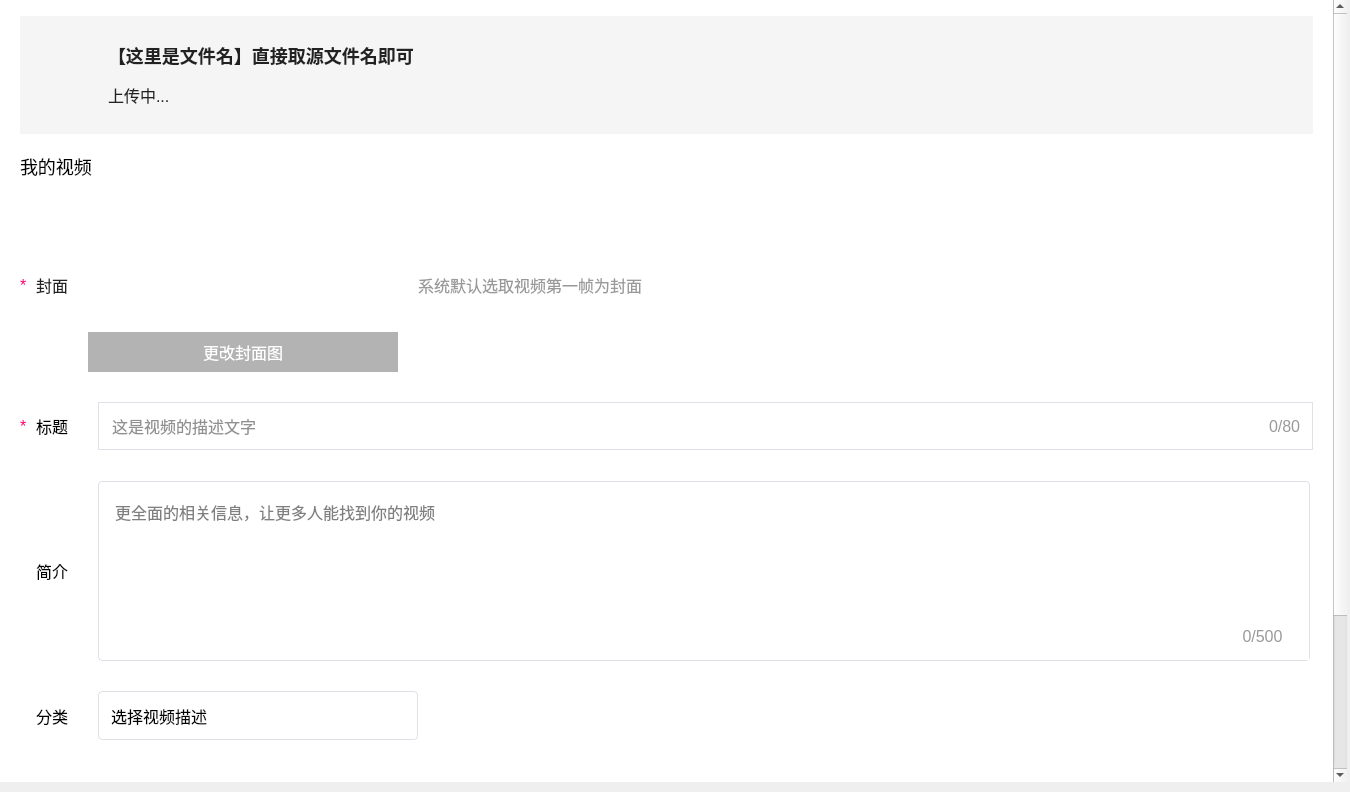
<?xml version="1.0" encoding="UTF-8"?>
<ui version="4.0">
 <class>UploadVideoPage</class>
 <widget class="QWidget" name="UploadVideoPage">
  <property name="geometry">
   <rect>
    <x>0</x>
    <y>0</y>
    <width>1350</width>
    <height>792</height>
   </rect>
  </property>
  <property name="windowTitle">
   <string>Form</string>
  </property>
  <property name="styleSheet">
   <string notr="true">*{ font-family : 微软雅⿊; font-size : 16px; }</string>
  </property>
  <layout class="QVBoxLayout" name="verticalLayout">
   <property name="spacing">
    <number>7</number>
   </property>
   <property name="leftMargin">
    <number>0</number>
   </property>
   <property name="topMargin">
    <number>0</number>
   </property>
   <property name="rightMargin">
    <number>3</number>
   </property>
   <property name="bottomMargin">
    <number>10</number>
   </property>
   <item>
    <widget class="QScrollArea" name="scrollArea">
     <property name="styleSheet">
      <string notr="true">#scrollArea{ border : none; }
QScrollBar:vertical{ /*垂直滚动条*/ 
	border : none; background-color : #FFFFFF; width : 10px;
}
QScrollBar::handle:vertical{ /*设置垂直滚动条⼿柄*/ 
	border : none; border-radius : 5px; background-color : #E8E8E8; 
} 
QScrollBar::up-arrow:vertical, QScrollBar::down- arrow:vertical { 
	border:none; width: 0px; height: 0px; 
}</string>
     </property>
     <property name="horizontalScrollBarPolicy">
      <enum>Qt::ScrollBarPolicy::ScrollBarAlwaysOff</enum>
     </property>
     <property name="widgetResizable">
      <bool>true</bool>
     </property>
     <widget class="QWidget" name="scrollAreaWidgetContents">
      <property name="geometry">
       <rect>
        <x>0</x>
        <y>0</y>
        <width>1337</width>
        <height>981</height>
       </rect>
      </property>
      <layout class="QVBoxLayout" name="verticalLayout_2">
       <property name="spacing">
        <number>0</number>
       </property>
       <property name="leftMargin">
        <number>0</number>
       </property>
       <property name="topMargin">
        <number>0</number>
       </property>
       <property name="rightMargin">
        <number>0</number>
       </property>
       <property name="bottomMargin">
        <number>0</number>
       </property>
       <item>
        <widget class="QWidget" name="pageBg" native="true">
         <property name="minimumSize">
          <size>
           <width>0</width>
           <height>981</height>
          </size>
         </property>
         <property name="maximumSize">
          <size>
           <width>1350</width>
           <height>981</height>
          </size>
         </property>
         <property name="styleSheet">
          <string notr="true">#pageBg{ background-color:#FFFFFF; }</string>
         </property>
         <layout class="QVBoxLayout" name="verticalLayout_3">
          <property name="spacing">
           <number>20</number>
          </property>
          <property name="leftMargin">
           <number>20</number>
          </property>
          <property name="topMargin">
           <number>16</number>
          </property>
          <property name="rightMargin">
           <number>20</number>
          </property>
          <property name="bottomMargin">
           <number>0</number>
          </property>
          <item>
           <widget class="QWidget" name="uploadWidget" native="true">
            <property name="minimumSize">
             <size>
              <width>0</width>
              <height>118</height>
             </size>
            </property>
            <property name="maximumSize">
             <size>
              <width>16777215</width>
              <height>118</height>
             </size>
            </property>
            <property name="styleSheet">
             <string notr="true">#uploadWidget{ background-color : #F5F5F5; }</string>
            </property>
            <layout class="QHBoxLayout" name="horizontalLayout">
             <property name="spacing">
              <number>8</number>
             </property>
             <property name="leftMargin">
              <number>28</number>
             </property>
             <property name="topMargin">
              <number>28</number>
             </property>
             <property name="rightMargin">
              <number>11</number>
             </property>
             <property name="bottomMargin">
              <number>28</number>
             </property>
             <item>
              <widget class="QLabel" name="folder">
               <property name="minimumSize">
                <size>
                 <width>52</width>
                 <height>44</height>
                </size>
               </property>
               <property name="maximumSize">
                <size>
                 <width>52</width>
                 <height>44</height>
                </size>
               </property>
               <property name="styleSheet">
                <string notr="true">#folder{ border-image : url(&quot;:/images/uploadVideoPage/wenjian.png&quot;); }</string>
               </property>
               <property name="text">
                <string/>
               </property>
              </widget>
             </item>
             <item>
              <widget class="QWidget" name="uploadInfo" native="true">
               <property name="minimumSize">
                <size>
                 <width>340</width>
                 <height>0</height>
                </size>
               </property>
               <property name="maximumSize">
                <size>
                 <width>340</width>
                 <height>16777215</height>
                </size>
               </property>
               <property name="styleSheet">
                <string notr="true"/>
               </property>
               <layout class="QGridLayout" name="gridLayout">
                <property name="leftMargin">
                 <number>0</number>
                </property>
                <property name="topMargin">
                 <number>0</number>
                </property>
                <property name="rightMargin">
                 <number>0</number>
                </property>
                <property name="bottomMargin">
                 <number>0</number>
                </property>
                <property name="horizontalSpacing">
                 <number>8</number>
                </property>
                <property name="verticalSpacing">
                 <number>16</number>
                </property>
                <item row="0" column="0" colspan="3">
                 <widget class="QLabel" name="fileName">
                  <property name="styleSheet">
                   <string notr="true">#fileName{ font-weight : bold; font-size : 18px; color : #222222; }</string>
                  </property>
                  <property name="text">
                   <string>【这里是文件名】直接取源文件名即可</string>
                  </property>
                 </widget>
                </item>
                <item row="1" column="0">
                 <widget class="QLabel" name="uploadProgress">
                  <property name="maximumSize">
                   <size>
                    <width>64</width>
                    <height>16777215</height>
                   </size>
                  </property>
                  <property name="styleSheet">
                   <string notr="true">#uploadProgress{ font-size : 16px; color : #222222; }</string>
                  </property>
                  <property name="text">
                   <string>上传中...</string>
                  </property>
                 </widget>
                </item>
                <item row="1" column="1">
                 <widget class="QLabel" name="downIcon">
                  <property name="minimumSize">
                   <size>
                    <width>16</width>
                    <height>16</height>
                   </size>
                  </property>
                  <property name="maximumSize">
                   <size>
                    <width>16</width>
                    <height>16</height>
                   </size>
                  </property>
                  <property name="styleSheet">
                   <string notr="true">#downIcon{ border-image : url(:/images/uploadVideoPage/wancheng.png); }</string>
                  </property>
                  <property name="text">
                   <string/>
                  </property>
                 </widget>
                </item>
                <item row="1" column="2">
                 <spacer name="horizontalSpacer_2">
                  <property name="orientation">
                   <enum>Qt::Orientation::Horizontal</enum>
                  </property>
                  <property name="sizeHint" stdset="0">
                   <size>
                    <width>242</width>
                    <height>20</height>
                   </size>
                  </property>
                 </spacer>
                </item>
               </layout>
              </widget>
             </item>
             <item>
              <spacer name="horizontalSpacer">
               <property name="orientation">
                <enum>Qt::Orientation::Horizontal</enum>
               </property>
               <property name="sizeHint" stdset="0">
                <size>
                 <width>847</width>
                 <height>20</height>
                </size>
               </property>
              </spacer>
             </item>
            </layout>
           </widget>
          </item>
          <item>
           <widget class="QLabel" name="myVideo">
            <property name="minimumSize">
             <size>
              <width>0</width>
              <height>24</height>
             </size>
            </property>
            <property name="maximumSize">
             <size>
              <width>16777215</width>
              <height>24</height>
             </size>
            </property>
            <property name="styleSheet">
             <string notr="true">#myVideo{ font-size : 18px; color : #000000; }</string>
            </property>
            <property name="text">
             <string>我的视频</string>
            </property>
           </widget>
          </item>
          <item>
           <widget class="QWidget" name="videoContent" native="true">
            <property name="minimumSize">
             <size>
              <width>0</width>
              <height>174</height>
             </size>
            </property>
            <property name="maximumSize">
             <size>
              <width>16777215</width>
              <height>174</height>
             </size>
            </property>
            <layout class="QHBoxLayout" name="horizontalLayout_2">
             <property name="spacing">
              <number>20</number>
             </property>
             <property name="leftMargin">
              <number>0</number>
             </property>
             <property name="topMargin">
              <number>0</number>
             </property>
             <property name="rightMargin">
              <number>0</number>
             </property>
             <property name="bottomMargin">
              <number>0</number>
             </property>
             <item>
              <widget class="QWidget" name="coverBox" native="true">
               <property name="minimumSize">
                <size>
                 <width>48</width>
                 <height>0</height>
                </size>
               </property>
               <property name="maximumSize">
                <size>
                 <width>48</width>
                 <height>16777215</height>
                </size>
               </property>
               <layout class="QHBoxLayout" name="horizontalLayout_3">
                <property name="spacing">
                 <number>8</number>
                </property>
                <property name="leftMargin">
                 <number>0</number>
                </property>
                <property name="topMargin">
                 <number>0</number>
                </property>
                <property name="rightMargin">
                 <number>0</number>
                </property>
                <property name="bottomMargin">
                 <number>0</number>
                </property>
                <item>
                 <widget class="QLabel" name="star">
                  <property name="styleSheet">
                   <string notr="true">#star{ font-size : 16px; color : #FF006F; }</string>
                  </property>
                  <property name="text">
                   <string>*</string>
                  </property>
                 </widget>
                </item>
                <item>
                 <widget class="QLabel" name="coverText">
                  <property name="styleSheet">
                   <string notr="true">#coverText{ font-size : 16px; color : #222222; }</string>
                  </property>
                  <property name="text">
                   <string>封面</string>
                  </property>
                 </widget>
                </item>
               </layout>
              </widget>
             </item>
             <item>
              <widget class="QWidget" name="ImageBox" native="true">
               <property name="minimumSize">
                <size>
                 <width>310</width>
                 <height>0</height>
                </size>
               </property>
               <property name="maximumSize">
                <size>
                 <width>310</width>
                 <height>16777215</height>
                </size>
               </property>
               <property name="styleSheet">
                <string notr="true">#imageLabel{ border-image : url(:/images/uploadVideoPage/fengmian.png); }</string>
               </property>
               <widget class="QLabel" name="imageLabel">
                <property name="geometry">
                 <rect>
                  <x>0</x>
                  <y>0</y>
                  <width>310</width>
                  <height>174</height>
                 </rect>
                </property>
                <property name="text">
                 <string/>
                </property>
               </widget>
               <widget class="QPushButton" name="changeButton">
                <property name="geometry">
                 <rect>
                  <x>0</x>
                  <y>134</y>
                  <width>310</width>
                  <height>40</height>
                 </rect>
                </property>
                <property name="styleSheet">
                 <string notr="true">#changeButton { border : none; color : #FFFFFF; background-color : rgba(0, 0, 0, 0.3); }</string>
                </property>
                <property name="text">
                 <string>更改封面图</string>
                </property>
               </widget>
              </widget>
             </item>
             <item>
              <widget class="QLabel" name="coverLabel">
               <property name="styleSheet">
                <string notr="true">#coverLabel{ font-size : 16px; color : #999999; }</string>
               </property>
               <property name="text">
                <string>系统默认选取视频第⼀帧为封⾯</string>
               </property>
              </widget>
             </item>
             <item>
              <spacer name="horizontalSpacer_3">
               <property name="orientation">
                <enum>Qt::Orientation::Horizontal</enum>
               </property>
               <property name="sizeHint" stdset="0">
                <size>
                 <width>642</width>
                 <height>20</height>
                </size>
               </property>
              </spacer>
             </item>
            </layout>
           </widget>
          </item>
          <item>
           <widget class="QWidget" name="titleContent" native="true">
            <property name="minimumSize">
             <size>
              <width>0</width>
              <height>69</height>
             </size>
            </property>
            <property name="maximumSize">
             <size>
              <width>16777215</width>
              <height>69</height>
             </size>
            </property>
            <property name="styleSheet">
             <string notr="true"/>
            </property>
            <layout class="QHBoxLayout" name="horizontalLayout_4">
             <property name="spacing">
              <number>30</number>
             </property>
             <property name="leftMargin">
              <number>0</number>
             </property>
             <property name="topMargin">
              <number>10</number>
             </property>
             <property name="rightMargin">
              <number>0</number>
             </property>
             <property name="bottomMargin">
              <number>11</number>
             </property>
             <item>
              <widget class="QWidget" name="titleBox" native="true">
               <property name="minimumSize">
                <size>
                 <width>48</width>
                 <height>0</height>
                </size>
               </property>
               <property name="maximumSize">
                <size>
                 <width>48</width>
                 <height>16777215</height>
                </size>
               </property>
               <layout class="QHBoxLayout" name="horizontalLayout_5">
                <property name="spacing">
                 <number>8</number>
                </property>
                <property name="leftMargin">
                 <number>0</number>
                </property>
                <property name="topMargin">
                 <number>0</number>
                </property>
                <property name="rightMargin">
                 <number>0</number>
                </property>
                <property name="bottomMargin">
                 <number>0</number>
                </property>
                <item>
                 <widget class="QLabel" name="titleStar">
                  <property name="minimumSize">
                   <size>
                    <width>8</width>
                    <height>0</height>
                   </size>
                  </property>
                  <property name="maximumSize">
                   <size>
                    <width>8</width>
                    <height>16777215</height>
                   </size>
                  </property>
                  <property name="styleSheet">
                   <string notr="true">#titleStar{ font-size : 16px; color : #FF006F; }</string>
                  </property>
                  <property name="text">
                   <string>*</string>
                  </property>
                 </widget>
                </item>
                <item>
                 <widget class="QLabel" name="title">
                  <property name="text">
                   <string>标题</string>
                  </property>
                 </widget>
                </item>
               </layout>
              </widget>
             </item>
             <item>
              <widget class="QWidget" name="titleContentBox" native="true">
               <property name="styleSheet">
                <string notr="true">#titleContentBox{ border: 1px solid #DFE1E6; }</string>
               </property>
               <layout class="QHBoxLayout" name="horizontalLayout_6">
                <property name="spacing">
                 <number>3</number>
                </property>
                <property name="leftMargin">
                 <number>12</number>
                </property>
                <property name="topMargin">
                 <number>0</number>
                </property>
                <property name="rightMargin">
                 <number>12</number>
                </property>
                <property name="bottomMargin">
                 <number>0</number>
                </property>
                <item>
                 <widget class="QLineEdit" name="videoTittle">
                  <property name="styleSheet">
                   <string notr="true">#videoTittle{ font-size : 16px; color : #222222; border : none; }</string>
                  </property>
                  <property name="text">
                   <string/>
                  </property>
                  <property name="placeholderText">
                   <string>这是视频的描述文字</string>
                  </property>
                 </widget>
                </item>
                <item>
                 <widget class="QLabel" name="leftWord">
                  <property name="styleSheet">
                   <string notr="true">#leftWord{ font-size : 16px; color : #999999; }</string>
                  </property>
                  <property name="text">
                   <string>0/80</string>
                  </property>
                 </widget>
                </item>
               </layout>
              </widget>
             </item>
            </layout>
           </widget>
          </item>
          <item>
           <widget class="QWidget" name="briefIntroduce" native="true">
            <property name="minimumSize">
             <size>
              <width>0</width>
              <height>180</height>
             </size>
            </property>
            <property name="maximumSize">
             <size>
              <width>16777215</width>
              <height>180</height>
             </size>
            </property>
            <layout class="QHBoxLayout" name="horizontalLayout_7">
             <property name="spacing">
              <number>30</number>
             </property>
             <property name="leftMargin">
              <number>16</number>
             </property>
             <property name="topMargin">
              <number>0</number>
             </property>
             <property name="rightMargin">
              <number>0</number>
             </property>
             <property name="bottomMargin">
              <number>0</number>
             </property>
             <item>
              <widget class="QLabel" name="label">
               <property name="minimumSize">
                <size>
                 <width>32</width>
                 <height>0</height>
                </size>
               </property>
               <property name="maximumSize">
                <size>
                 <width>32</width>
                 <height>16777215</height>
                </size>
               </property>
               <property name="text">
                <string>简介</string>
               </property>
              </widget>
             </item>
             <item>
              <widget class="QWidget" name="linesEdit" native="true">
               <widget class="QPlainTextEdit" name="plainTextEdit">
                <property name="geometry">
                 <rect>
                  <x>0</x>
                  <y>0</y>
                  <width>1212</width>
                  <height>180</height>
                 </rect>
                </property>
                <property name="styleSheet">
                 <string notr="true">#plainTextEdit{ 
	border: 1px solid #DFE1E6; 
	border-radius : 4px; 
	padding-left : 12px; 
	padding-top : 14px; 
}</string>
                </property>
                <property name="placeholderText">
                 <string>更全⾯的相关信息，让更多人能找到你的视频</string>
                </property>
               </widget>
               <widget class="QLabel" name="briefLeftWord">
                <property name="geometry">
                 <rect>
                  <x>1130</x>
                  <y>145</y>
                  <width>69</width>
                  <height>21</height>
                 </rect>
                </property>
                <property name="styleSheet">
                 <string notr="true">#briefLeftWord{ color : #999999; }</string>
                </property>
                <property name="text">
                 <string>0/500</string>
                </property>
                <property name="alignment">
                 <set>Qt::AlignmentFlag::AlignCenter</set>
                </property>
               </widget>
              </widget>
             </item>
            </layout>
           </widget>
          </item>
          <item>
           <widget class="QWidget" name="kindContent" native="true">
            <property name="minimumSize">
             <size>
              <width>0</width>
              <height>69</height>
             </size>
            </property>
            <property name="maximumSize">
             <size>
              <width>16777215</width>
              <height>69</height>
             </size>
            </property>
            <layout class="QHBoxLayout" name="horizontalLayout_8">
             <property name="spacing">
              <number>30</number>
             </property>
             <property name="leftMargin">
              <number>16</number>
             </property>
             <property name="topMargin">
              <number>0</number>
             </property>
             <property name="rightMargin">
              <number>0</number>
             </property>
             <property name="bottomMargin">
              <number>0</number>
             </property>
             <item>
              <widget class="QLabel" name="kindLabel">
               <property name="text">
                <string>分类</string>
               </property>
              </widget>
             </item>
             <item>
              <widget class="QComboBox" name="kinds">
               <property name="minimumSize">
                <size>
                 <width>320</width>
                 <height>49</height>
                </size>
               </property>
               <property name="maximumSize">
                <size>
                 <width>320</width>
                 <height>49</height>
                </size>
               </property>
               <property name="styleSheet">
                <string notr="true">#kinds{ border-radius : 4px; border : 1px solid #DFE1E6; padding-left : 12px; }

QComboBox::drop-down{ 
	width : 24px; height : 24px; 
	/*border : 1px solid #999999;*/ 
	border : none; 
	subcontrol-position : right; 
	right : 14px; 
}

QComboBox::down-arrow{ 
	border-image : url(:/images/uploadVideoPage/xiala.png); 
}</string>
               </property>
               <property name="currentText">
                <string/>
               </property>
               <property name="placeholderText">
                <string>选择视频描述</string>
               </property>
              </widget>
             </item>
             <item>
              <spacer name="horizontalSpacer_4">
               <property name="orientation">
                <enum>Qt::Orientation::Horizontal</enum>
               </property>
               <property name="sizeHint" stdset="0">
                <size>
                 <width>866</width>
                 <height>20</height>
                </size>
               </property>
              </spacer>
             </item>
            </layout>
           </widget>
          </item>
          <item>
           <widget class="QWidget" name="tagContent" native="true">
            <property name="minimumSize">
             <size>
              <width>0</width>
              <height>69</height>
             </size>
            </property>
            <property name="maximumSize">
             <size>
              <width>16777215</width>
              <height>69</height>
             </size>
            </property>
            <layout class="QHBoxLayout" name="horizontalLayout_9">
             <property name="spacing">
              <number>30</number>
             </property>
             <property name="leftMargin">
              <number>16</number>
             </property>
             <property name="topMargin">
              <number>0</number>
             </property>
             <property name="rightMargin">
              <number>0</number>
             </property>
             <property name="bottomMargin">
              <number>20</number>
             </property>
             <item>
              <widget class="QLabel" name="tagLabel">
               <property name="minimumSize">
                <size>
                 <width>32</width>
                 <height>0</height>
                </size>
               </property>
               <property name="maximumSize">
                <size>
                 <width>32</width>
                 <height>16777215</height>
                </size>
               </property>
               <property name="text">
                <string>标签</string>
               </property>
              </widget>
             </item>
             <item>
              <widget class="QWidget" name="tagWidget" native="true">
               <layout class="QHBoxLayout" name="horizontalLayout_10">
                <property name="spacing">
                 <number>0</number>
                </property>
                <property name="leftMargin">
                 <number>0</number>
                </property>
                <property name="topMargin">
                 <number>0</number>
                </property>
                <property name="rightMargin">
                 <number>0</number>
                </property>
                <property name="bottomMargin">
                 <number>0</number>
                </property>
                <item>
                 <layout class="QHBoxLayout" name="tagLayout"/>
                </item>
               </layout>
              </widget>
             </item>
            </layout>
           </widget>
          </item>
          <item>
           <widget class="QLabel" name="seperatorLine">
            <property name="minimumSize">
             <size>
              <width>0</width>
              <height>1</height>
             </size>
            </property>
            <property name="maximumSize">
             <size>
              <width>16777215</width>
              <height>1</height>
             </size>
            </property>
            <property name="styleSheet">
             <string notr="true">#seperatorLine{ background-color : #DFE1E6; }</string>
            </property>
            <property name="text">
             <string>1</string>
            </property>
           </widget>
          </item>
          <item>
           <widget class="QWidget" name="btnWidget" native="true">
            <property name="minimumSize">
             <size>
              <width>0</width>
              <height>48</height>
             </size>
            </property>
            <layout class="QHBoxLayout" name="horizontalLayout_11">
             <property name="spacing">
              <number>0</number>
             </property>
             <property name="leftMargin">
              <number>0</number>
             </property>
             <property name="topMargin">
              <number>10</number>
             </property>
             <property name="rightMargin">
              <number>0</number>
             </property>
             <property name="bottomMargin">
              <number>34</number>
             </property>
             <item>
              <spacer name="horizontalSpacer_5">
               <property name="orientation">
                <enum>Qt::Orientation::Horizontal</enum>
               </property>
               <property name="sizeHint" stdset="0">
                <size>
                 <width>578</width>
                 <height>20</height>
                </size>
               </property>
              </spacer>
             </item>
             <item>
              <widget class="QPushButton" name="commitBtn">
               <property name="minimumSize">
                <size>
                 <width>136</width>
                 <height>48</height>
                </size>
               </property>
               <property name="maximumSize">
                <size>
                 <width>136</width>
                 <height>48</height>
                </size>
               </property>
               <property name="styleSheet">
                <string notr="true">#commitBtn{ background-color : #FF6699; color : #FFFFFF; border-radius:4px; }</string>
               </property>
               <property name="text">
                <string>提交</string>
               </property>
              </widget>
             </item>
             <item>
              <spacer name="horizontalSpacer_6">
               <property name="orientation">
                <enum>Qt::Orientation::Horizontal</enum>
               </property>
               <property name="sizeHint" stdset="0">
                <size>
                 <width>577</width>
                 <height>20</height>
                </size>
               </property>
              </spacer>
             </item>
            </layout>
           </widget>
          </item>
         </layout>
        </widget>
       </item>
      </layout>
     </widget>
    </widget>
   </item>
  </layout>
 </widget>
 <resources/>
 <connections/>
</ui>
